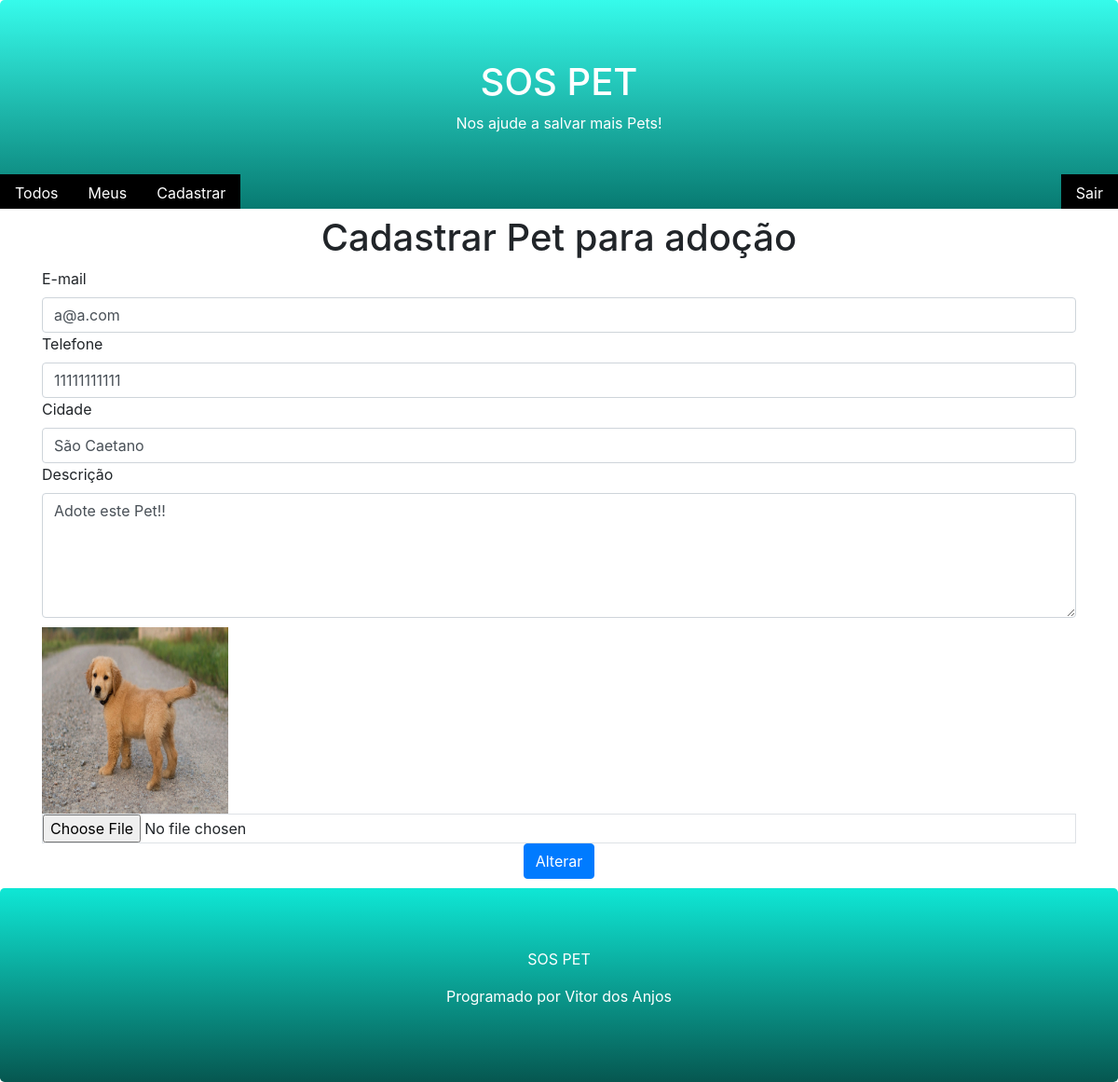
/pet/register/?id=3 (signed in), run on an earlier commit of the app's database.
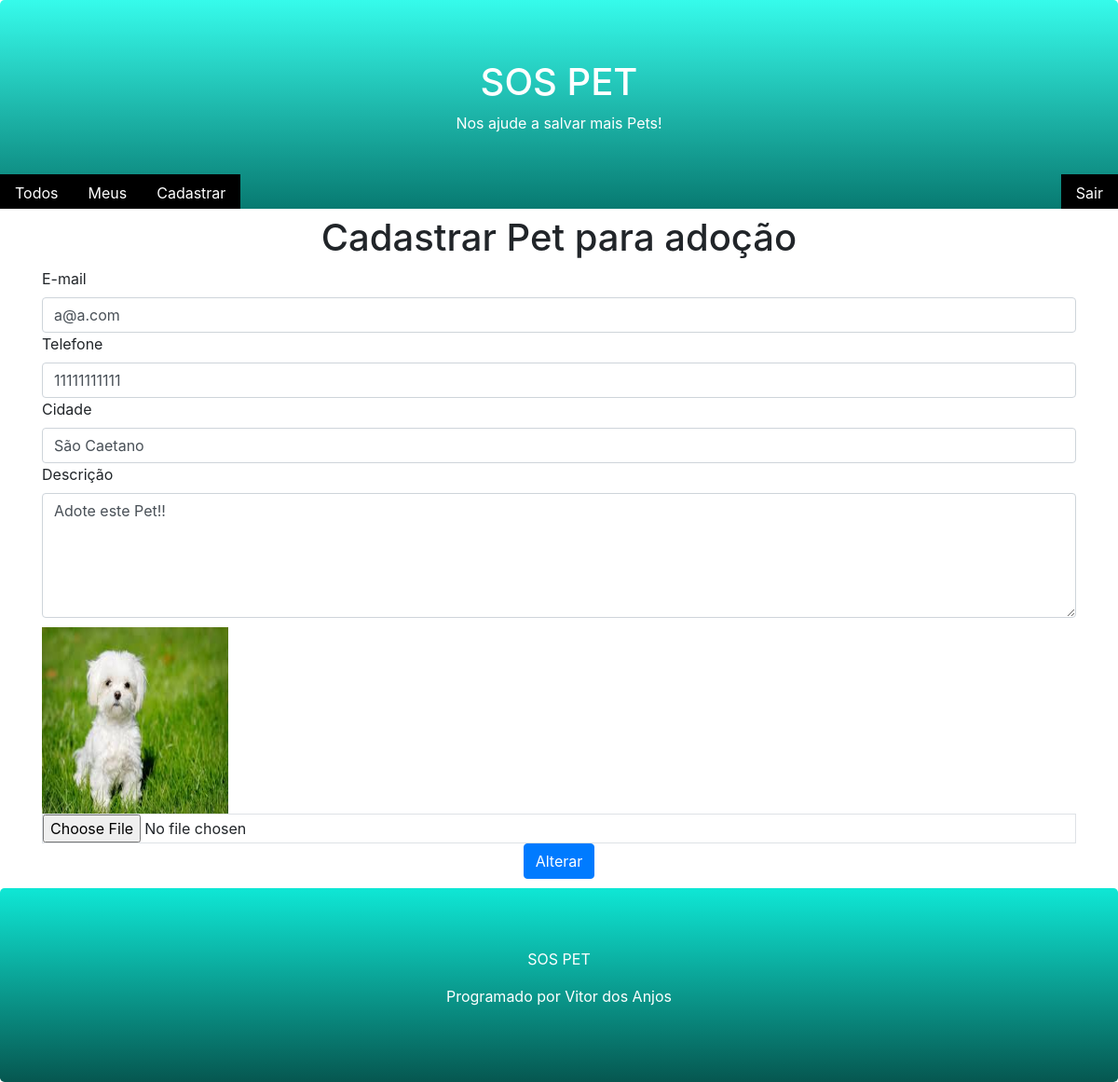
And on a later commit of the database.
### core/models.py (models this page shows, shortened)
class Pet(models.Model):
    city= models.CharField(max_length=100)
    description= models.TextField()
    phone= models.CharField(max_length=11)
    email= models.EmailField()
    begin_date= models.DateTimeField(auto_now_add= True)
    photo= models.ImageField(upload_to='pet')
    active= models.BooleanField(default= True)
    user= models.ForeignKey(User, on_delete= models.CASCADE)
    class Meta:
        db_table = 'pet'

### core/views.py (the view)
# urls.py: path('pet/register/', views.pet_register),
@login_required(login_url='/login/')
def pet_register(request):
    pet_id = request.GET.get('id')
    if pet_id:
        pet = Pet.objects.get(id=pet_id)
        if pet.user == request.user:
            return render(request, "register-pet.html", {'pet':pet})
    return render(request, 'register-pet.html')

### templates/register-pet.html (shortened to what this page needs)
{% extends "model-page.html" %}
{% block content %}
    <h1 class="text-center">Cadastrar Pet para adoção</h1>
<form action="submit" method="POST" enctype="multipart/form-data">{% csrf_token %}
    <div class="container">
            <div class="form group">
                <label for="email">E-mail</label>
                <input class="form-control" name="email" type="text" value="{{pet.email}}">
            </div>
            <div class="form group">
                <label for="phone">Telefone</label>
                <input class="form-control" name="phone" type="number" value="{{pet.phone}}">
            </div>
            <div class="form group">
                <label for="city">Cidade</label>
                <input class="form-control" name="city" type="text" value="{{pet.city}}">
            </div>
            <div class="form group">
                <label for="description">Descrição</label>
                <textarea class="form-control" name="description" rows="5">{{pet.description}}</textarea>
            </div>
            <div class="form group" style="margin-top: 10px;">
                {% if pet %}
                <a href="/media/{{pet.photo}}" target="_blank">
                    <img src="{{pet.photo.url}}" width="200" height="200">
                </a>
                {% endif %}
                <input class="form-control-file border" name="file" type="file" accept="image/*">
            </div>
            <div class="text-center" style="margin-bottom: 10px;">
                <button type="submit" class="btn btn-primary ">
                    {% if pet %}
                        Alterar
                    {% else %}
                        Cadastrar
                    {% endif %}
                </button>
            </div>
    </div>
</form>
{% endblock %}

What changed in the data, as far as the page shows it:
changed Pet "a@a.com": photo: a different picture
